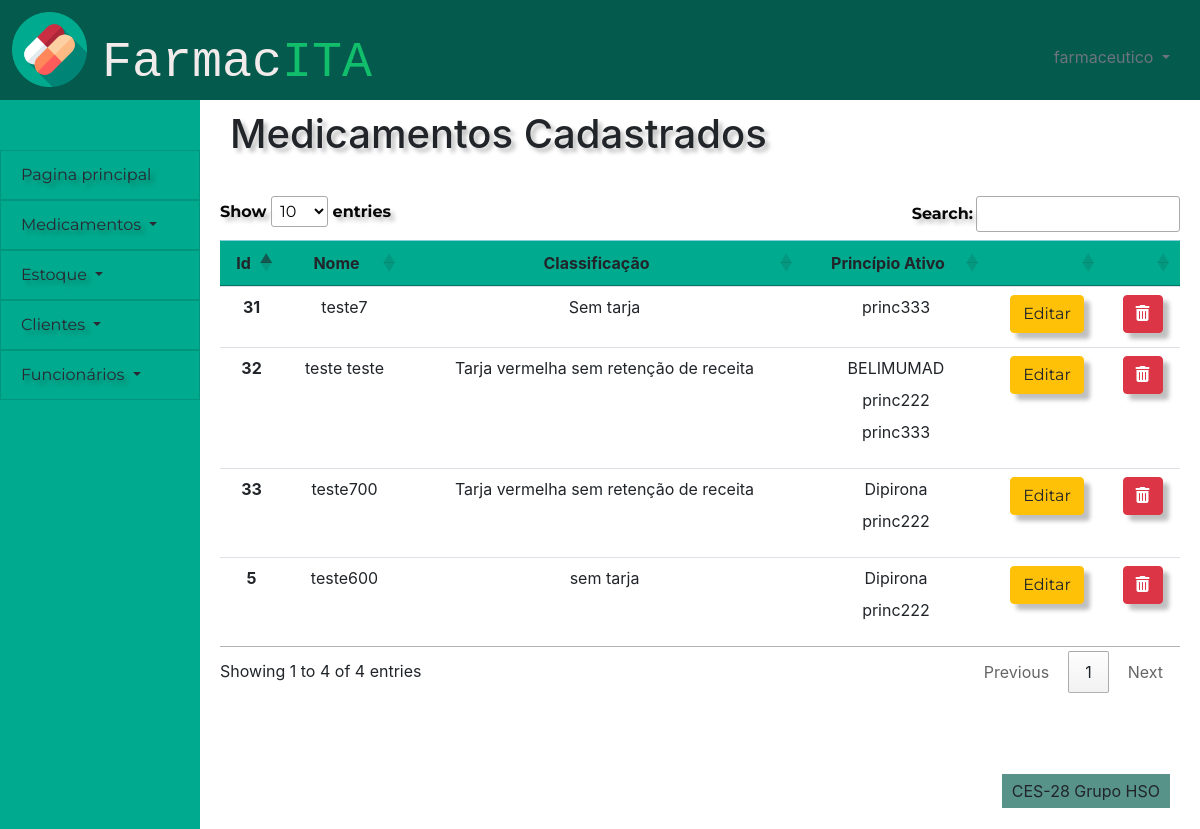
Screenshot of /cadastro_medicamentos/editar_medicamento (signed in) with the database file from the repository.
### cadastro_medicamentos/models.py (models this page shows, shortened)
class medicamento(models.Model):
    id_medicamento = models.AutoField(primary_key=True)
    nome_medicamento = models.CharField(max_length=100)
    classificacao = models.CharField(max_length=100, default='Sem tarja')
    principio_ativo = models.ManyToManyField(principio_ativo2, through='rel_medicamento_principio_ativo2')
    excluido = models.BooleanField(default=False)

class principio_ativo2(models.Model):
    id_principio_ativo2 = models.AutoField(primary_key=True)
    nome_principio_ativo2 = models.CharField(max_length=100, unique = True)

### cadastro_medicamentos/views.py (the view, shortened to what this page needs)
# urls.py: path('editar_medicamento',views.editar_medicamento, name = 'editar_medicamento'),
def editar_medicamento(request):
    check, retorno = checar_cargo(request)
    if check:
        return retorno
    cargo = funcionario.objects.get(user=request.user).cargo
    sucesso=False
    lista = default_editar_medicamento
    editar = False
    busca = request.GET.get('buscamedic')
    if busca:
        editar = False
        lista = medicamento.objects.filter(nome_medicamento__icontains = busca)
    delete = request.GET.get('delete')
    if delete:
        teste = medicamento.objects.filter(id_medicamento = delete)
        teste.update(excluido = True)
        lista = default_editar_medicamento
    editando = request.GET.get('edit')
    principiosativos = principio_ativo2.objects.all()
    droga_list = list()
    for i in principiosativos:
        droga_list.append(i.nome_principio_ativo2)
    return render(request,'medicamento/editar_medicamento.html',
    {'lista':lista,
    'editar':editar,
    "droga":droga_list,
    "sucesso":sucesso,
    'cargo':cargo}
    )

### cadastro_medicamentos/views.py (called while the page is built)
def checar_cargo(request):
    user = request.user
    if user.is_anonymous:
        return True, redirect('/')
    else:
        cargo = funcionario.objects.get(user=request.user).cargo
        if cargo == 'Caixa':
            return True, render(request,'sem_permissao.html',{'cargo':cargo})
    return False, False

def default_editar_medicamento():
    med = medicamento.objects.filter(excluido = False)
    lista = list()
    for item in med:
        princ_list = list()
        principios = rel_medicamento_principio_ativo2.objects.filter(medicamento = item).order_by('princ_ativo')
        for i in principios:
            princ_list.append(i.princ_ativo.nome_principio_ativo2)
        lista.append({"med": item, "princ": None, "princ_list": princ_list})
    return lista

### frontend/medicamento/editar_medicamento.html (shortened to what this page needs)
{% extends 'template/padrao.html' %}
{%block titulo-conteudo %}
Medicamentos Cadastrados
{% endblock %}
{% load static %}
{% block content %}
<div>
    <div class="tabela">
        <table id="medicamentos" class="table table-hover">
            <thead class="table-info">
                <tr>
                    <th scope="col">Id</th>
                    <th scope="col">Nome</th>
                    <th scope="col">Classificação</th>
                    <th scope="col">Princípio Ativo</th>
                    <th></th>
                    <th></th>
                </tr>
            </thead>
            <tbody>
            {% for i in lista %}
            {% if not i.excluido  %}
                <tr class={{i.id_medicamento}}>
                    <th scope="row">{{i.med.id_medicamento}}</th>
                    <td class = "nome">{{i.med.nome_medicamento}}</td>
                    <td class = "classificacao">{{i.med.classificacao}}</td>
                    <td class = "principio">
                        <dl>
                            {% for j in i.princ_list %}
                            <dd>{{j}}</dd>
                            {% endfor %}
                        </dl>
                    </td>
                    <td>
                        <form class= "centro">
                            <button value = {{i.med.id_medicamento}} name = 'edit' class="btn btn-warning"  type = "submit" >Editar</button>
                        </form>
                    </td>
                    <td>
                        <form class= "centro">
                            <button  value = {{i.med.id_medicamento}} name = 'delete' class="btn btn-danger botao lixeira" type = "submit"><i class="fas fa-trash-alt"></i></button>
                        </form>
                    </td>
                </tr>
            {% endif %}
            {% endfor %}
        </tbody>
        </table>
    </div>
</div>
    <link rel="stylesheet" href="https://cdn.datatables.net/1.10.24/css/jquery.dataTables.min.css">
{% endblock %}

### frontend/template/padrao.html (shortened to what this page needs)
{% load static %}
<!DOCTYPE html>
<html lang="en">
<head>
    <link href="{% static 'bootstrap-4.5.3-dist/css/bootstrap.css' %}" rel="stylesheet">
    <link href="{% static '_css/style.css' %}" rel="stylesheet">
</head>
<body>
    <div id="header">
        <div class="icone" >
            <img  src = "{% static '/images/capsules.png' %}" alt="Teste" height="75">
        </div>
        <div class="row">
            <div class="text-left titulo">
                <p class="logo">Farmac<span class="logo-span">ITA</span></p>
            </div>
        </div>
        <div class="usuario dropdown text-right">
            <a class="dropdown-toggle text-secondary" href="#" role="button" id="dropdownusuario" data-toggle="dropdown"
                aria-haspopup="true" aria-expanded="false">
                {{user}}
            </a>
        </div>
    </div>
    <nav class="list-group-item-info" id="menu">
        <div class="dropdown">
            <a class="list-group-item list-group-item-action list-group-item-info dropdown-item"
            role="button" id="dropdownprincipal"  aria-expanded="false" href="/pessoas/pagina_principal" >
                 Pagina principal
            </a>
        </div>
        <div class="dropdown">
            <a class="list-group-item list-group-item-action list-group-item-info dropdown-toggle" href="#"
                role="button" id="dropdownmedicamentos" data-toggle="dropdown" aria-haspopup="true" aria-expanded="false">
                Medicamentos
            </a>
        </div>
        <div class="dropdown">
            <a class="list-group-item list-group-item-action list-group-item-info dropdown-toggle" href="#"
                role="button" id="dropdownestoque" data-toggle="dropdown" aria-haspopup="true" aria-expanded="false">
                Estoque
            </a>
        </div>
        <div class="dropdown">
            <a class="list-group-item list-group-item-action list-group-item-info dropdown-toggle" href="#"
                role="button" id="dropdownclientes" data-toggle="dropdown" aria-haspopup="true" aria-expanded="false">
                Clientes
            </a>
        </div>
        <div class="dropdown">
            <a class="list-group-item list-group-item-action list-group-item-info dropdown-toggle" href="#"
                role="button" id="dropdownfuncionarios" data-toggle="dropdown" aria-haspopup="true" aria-expanded="false">
                Funcionários
            </a>
        </div>
    </nav>
    <div id="content">
        <div class="titulo_pagina">
            <h1 class="h1">
                {% block titulo-conteudo %}
                {% endblock %}
            </h1>
        </div>
        <div>
        {% block content %}
        {% endblock %}
        </div>
    </div>
    <div id="footer">
        <p class="rodape-texto align-text-bottom">CES-28 Grupo HSO</p>
    </div>
</body>
</html>

### static/_css/style.css (style rules this page uses)
:root { --bdazzled-blue: #3d5a80ff; --pale-cerulean: #98c1d9ff; --light-cyan: rgb(240, 254, 255); --burnt-sienna: #6BA368; --gunmetal: #515B3A; --header-height:100px; --menu-width:200px; --footer-height:100px; --form-width:400px; --table-width: 1000px; }
.logo { font-size: 50px; font-family: monospace; color: rgb(241, 235, 235); }
.logo-span { color: #11BE6B ; }
.tabela { width: var(--table-width); padding: 20px; margin: 0 auto; }
body { display: grid; grid-template-columns: var(--menu-width) 1fr; grid-template-rows: var(--header-height) 1fr var(--footer-height); grid-template-areas: " cabeca cabeca" " links conteudo" " links rodape" ; height: 100vh; }
.usuario { padding: 45px 30px; color: white; }
.titulo { padding: 25px 30px ; }
div#header { display:grid; grid-template-columns: 0.10fr 1fr 1fr; grid-area: cabeca; background-color: #045A4C }
nav#menu { background-color: #00AA8E; padding-top: 50px; grid-area: links ; }
div#content { grid-area: conteudo; }
div#footer { padding-top: 45px ; text-align: center; grid-area: rodape; background-color: rgba(218, 203, 203, 0); }
.rodape-texto { float:right; width: auto; margin-right: 30px; padding: 5px 10px ; background-color: #579389; }
.titulo_pagina { padding: 10px 30px; }
.icone { padding-left: 12px ; padding-top: 12px ; }
.list-group-item-info { background-color: #00AA8E; }
.list-group-item { font-family: Montserrat; color: rgb(41, 40, 51); text-shadow: 4px 4px 4px rgba(0, 0, 0, 0.25); }
.btn { font-family: Montserrat; box-shadow: 6px 6px 4px rgba(0, 0, 0, 0.25); }
.h1 { text-shadow: 4px 4px 4px rgba(0, 0, 0, 0.25); }
.table-info { background-color: #00AA8E; }
.btn-danger { height: 37.833px; }
.lixeira { width: 40px; }

### frontend/medicamento/editar_medicamento.html (style rules this page uses)
.centro { text-align: center; }
.botao { margin-bottom:6px; }

### rows the page displays
medicamento: med.id_medicamento "5", med.nome_medicamento "teste600", med.classificacao "sem tarja"
principio_ativo2: princ_list "Dipirona" "Dipirona"
principio_ativo2: princ_list "princ222" "princ222" "princ222"
medicamento: med.id_medicamento "31", med.nome_medicamento "teste7", med.classificacao "Sem tarja"
principio_ativo2: princ_list "princ333" "princ333"
medicamento: med.id_medicamento "32", med.nome_medicamento "teste teste", med.classificacao "Tarja vermelha sem retenção de receita"
principio_ativo2: princ_list "BELIMUMAD"
medicamento: med.id_medicamento "33", med.nome_medicamento "teste700", med.classificacao "Tarja vermelha sem retenção de receita"

### other values shown
{{ user }} "farmaceutico"
